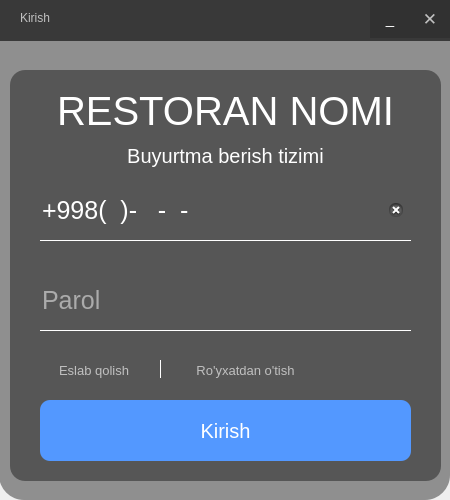
<?xml version="1.0" encoding="UTF-8"?>
<ui version="4.0">
 <class>Login</class>
 <widget class="QDialog" name="Login">
  <property name="geometry">
   <rect>
    <x>0</x>
    <y>0</y>
    <width>450</width>
    <height>500</height>
   </rect>
  </property>
  <property name="minimumSize">
   <size>
    <width>450</width>
    <height>500</height>
   </size>
  </property>
  <property name="maximumSize">
   <size>
    <width>450</width>
    <height>500</height>
   </size>
  </property>
  <property name="windowTitle">
   <string>Login</string>
  </property>
  <property name="styleSheet">
   <string notr="true">QFrame{
	background:rgba(0,0,0,0.4);
	border-radius:15px;
}

QFrame:hover{
	background:rgba(0,0,0,0.6);
}

QLineEdit{
	font-size:25px;;
	color:white;
	border:none;
	background:transparent;
	border-bottom:1px solid white;
}

QLineEdit:hover{
	background:rgba(0,0,0,0.04);
}


QPushButton{
	background:rgb(83, 152, 255);
	border-radius:10px;
	color:#fff;
}

QPushButton:hover{
	border:none;
	background:rgb(68, 117, 222)
}

QCheckBox{
	color:silver;
	background:transparent
}
QCheckBox:hover{
	color:white;
}</string>
  </property>
  <widget class="QFrame" name="frame">
   <property name="geometry">
    <rect>
     <x>10</x>
     <y>70</y>
     <width>431</width>
     <height>411</height>
    </rect>
   </property>
   <property name="frameShape">
    <enum>QFrame::StyledPanel</enum>
   </property>
   <property name="frameShadow">
    <enum>QFrame::Raised</enum>
   </property>
   <widget class="QLabel" name="baslik_2">
    <property name="geometry">
     <rect>
      <x>10</x>
      <y>20</y>
      <width>411</width>
      <height>41</height>
     </rect>
    </property>
    <property name="cursor">
     <cursorShape>ArrowCursor</cursorShape>
    </property>
    <property name="styleSheet">
     <string notr="true">font-size:40px;
color:white;
background:transparent;
text-align: center;</string>
    </property>
    <property name="inputMethodHints">
     <set>Qt::ImhNone</set>
    </property>
    <property name="text">
     <string>RESTORAN NOMI</string>
    </property>
    <property name="textFormat">
     <enum>Qt::AutoText</enum>
    </property>
    <property name="scaledContents">
     <bool>false</bool>
    </property>
    <property name="alignment">
     <set>Qt::AlignCenter</set>
    </property>
    <property name="openExternalLinks">
     <bool>true</bool>
    </property>
    <property name="textInteractionFlags">
     <set>Qt::LinksAccessibleByMouse</set>
    </property>
    <property name="buddy">
     <cstring></cstring>
    </property>
   </widget>
   <widget class="QLabel" name="baslik">
    <property name="geometry">
     <rect>
      <x>10</x>
      <y>70</y>
      <width>411</width>
      <height>31</height>
     </rect>
    </property>
    <property name="styleSheet">
     <string notr="true">font-size:20px;
color:white;
background:transparent;</string>
    </property>
    <property name="text">
     <string>Buyurtma berish tizimi</string>
    </property>
    <property name="alignment">
     <set>Qt::AlignCenter</set>
    </property>
   </widget>
   <widget class="QLineEdit" name="username">
    <property name="geometry">
     <rect>
      <x>30</x>
      <y>110</y>
      <width>371</width>
      <height>61</height>
     </rect>
    </property>
    <property name="inputMask">
     <string>+\9\9\8(99)-999-99-99</string>
    </property>
    <property name="text">
     <string>+998()---</string>
    </property>
    <property name="maxLength">
     <number>18</number>
    </property>
    <property name="echoMode">
     <enum>QLineEdit::Normal</enum>
    </property>
    <property name="cursorPosition">
     <number>18</number>
    </property>
    <property name="placeholderText">
     <string>Telefon raqam</string>
    </property>
    <property name="clearButtonEnabled">
     <bool>true</bool>
    </property>
   </widget>
   <widget class="QLineEdit" name="password">
    <property name="geometry">
     <rect>
      <x>30</x>
      <y>200</y>
      <width>371</width>
      <height>61</height>
     </rect>
    </property>
    <property name="text">
     <string/>
    </property>
    <property name="echoMode">
     <enum>QLineEdit::Password</enum>
    </property>
    <property name="placeholderText">
     <string>Parol</string>
    </property>
    <property name="clearButtonEnabled">
     <bool>true</bool>
    </property>
   </widget>
   <widget class="QCheckBox" name="remember_me">
    <property name="geometry">
     <rect>
      <x>30</x>
      <y>290</y>
      <width>121</width>
      <height>20</height>
     </rect>
    </property>
    <property name="font">
     <font>
      <pointsize>10</pointsize>
     </font>
    </property>
    <property name="cursor">
     <cursorShape>PointingHandCursor</cursorShape>
    </property>
    <property name="styleSheet">
     <string notr="true"/>
    </property>
    <property name="text">
     <string>Eslab qolish</string>
    </property>
   </widget>
   <widget class="Line" name="line">
    <property name="geometry">
     <rect>
      <x>150</x>
      <y>290</y>
      <width>1</width>
      <height>18</height>
     </rect>
    </property>
    <property name="styleSheet">
     <string notr="true">background:white;</string>
    </property>
    <property name="orientation">
     <enum>Qt::Vertical</enum>
    </property>
   </widget>
   <widget class="QPushButton" name="btn_newAccount">
    <property name="geometry">
     <rect>
      <x>160</x>
      <y>290</y>
      <width>151</width>
      <height>21</height>
     </rect>
    </property>
    <property name="font">
     <font>
      <pointsize>10</pointsize>
     </font>
    </property>
    <property name="cursor">
     <cursorShape>PointingHandCursor</cursorShape>
    </property>
    <property name="styleSheet">
     <string notr="true">QPushButton{
background:transparent
}

QPushButton{
color:silver;
background:transparent
}
QPushButton:hover{
color:white;
}

</string>
    </property>
    <property name="text">
     <string>Ro'yxatdan o'tish</string>
    </property>
    <property name="autoDefault">
     <bool>false</bool>
    </property>
   </widget>
   <widget class="QPushButton" name="btn_sign">
    <property name="geometry">
     <rect>
      <x>30</x>
      <y>330</y>
      <width>371</width>
      <height>61</height>
     </rect>
    </property>
    <property name="font">
     <font>
      <pointsize>15</pointsize>
     </font>
    </property>
    <property name="cursor">
     <cursorShape>PointingHandCursor</cursorShape>
    </property>
    <property name="text">
     <string>Kirish</string>
    </property>
    <property name="default">
     <bool>true</bool>
    </property>
    <property name="flat">
     <bool>true</bool>
    </property>
   </widget>
  </widget>
  <widget class="QFrame" name="frame_3">
   <property name="geometry">
    <rect>
     <x>-1</x>
     <y>-1</y>
     <width>451</width>
     <height>501</height>
    </rect>
   </property>
   <property name="styleSheet">
    <string notr="true">QFrame{
	background-image: url(:/images/img/login_2.jpg);
	border-top-left-radius:0px;
	border-top-right-radius:0px;
	border-bottom-left-radius:25px;
	border-bottom-right-radius:25px;
}</string>
   </property>
   <property name="frameShape">
    <enum>QFrame::StyledPanel</enum>
   </property>
   <property name="frameShadow">
    <enum>QFrame::Raised</enum>
   </property>
  </widget>
  <widget class="QFrame" name="frame_2">
   <property name="geometry">
    <rect>
     <x>0</x>
     <y>0</y>
     <width>451</width>
     <height>41</height>
    </rect>
   </property>
   <property name="styleSheet">
    <string notr="true">QFrame{
background:rgba(0,0,0,0.60);
}
QFrame{

border-radius:none;

}

QFrame:hover{
background:rgba(0,0,0,0.75);
}</string>
   </property>
   <property name="frameShape">
    <enum>QFrame::StyledPanel</enum>
   </property>
   <property name="frameShadow">
    <enum>QFrame::Raised</enum>
   </property>
   <widget class="QPushButton" name="btn_minimize">
    <property name="geometry">
     <rect>
      <x>370</x>
      <y>0</y>
      <width>40</width>
      <height>38</height>
     </rect>
    </property>
    <property name="font">
     <font>
      <pointsize>11</pointsize>
      <underline>false</underline>
     </font>
    </property>
    <property name="cursor">
     <cursorShape>PointingHandCursor</cursorShape>
    </property>
    <property name="styleSheet">
     <string notr="true">QPushButton{
background:rgba(0, 0, 0,0.15);
border-radius:none;
}


QPushButton:hover{
background:rgba(0, 0, 0,0.6)
}</string>
    </property>
    <property name="text">
     <string>_</string>
    </property>
   </widget>
   <widget class="QPushButton" name="btn_close">
    <property name="geometry">
     <rect>
      <x>410</x>
      <y>0</y>
      <width>40</width>
      <height>38</height>
     </rect>
    </property>
    <property name="font">
     <font>
      <pointsize>13</pointsize>
     </font>
    </property>
    <property name="cursor">
     <cursorShape>PointingHandCursor</cursorShape>
    </property>
    <property name="styleSheet">
     <string notr="true">QPushButton{
background:rgba(0, 0, 0,0.15);
color:silver;

border-radius:none;
}


QPushButton:hover{
background:red;
color:white
}</string>
    </property>
    <property name="text">
     <string>✕</string>
    </property>
   </widget>
   <widget class="QLabel" name="label_2">
    <property name="geometry">
     <rect>
      <x>20</x>
      <y>10</y>
      <width>101</width>
      <height>16</height>
     </rect>
    </property>
    <property name="font">
     <font>
      <pointsize>9</pointsize>
     </font>
    </property>
    <property name="styleSheet">
     <string notr="true">
color:silver;
background:transparent;</string>
    </property>
    <property name="text">
     <string>Kirish</string>
    </property>
   </widget>
  </widget>
  <zorder>frame_3</zorder>
  <zorder>frame</zorder>
  <zorder>frame_2</zorder>
 </widget>
 <resources>
  <include location="../images.qrc"/>
 </resources>
 <connections/>
</ui>
